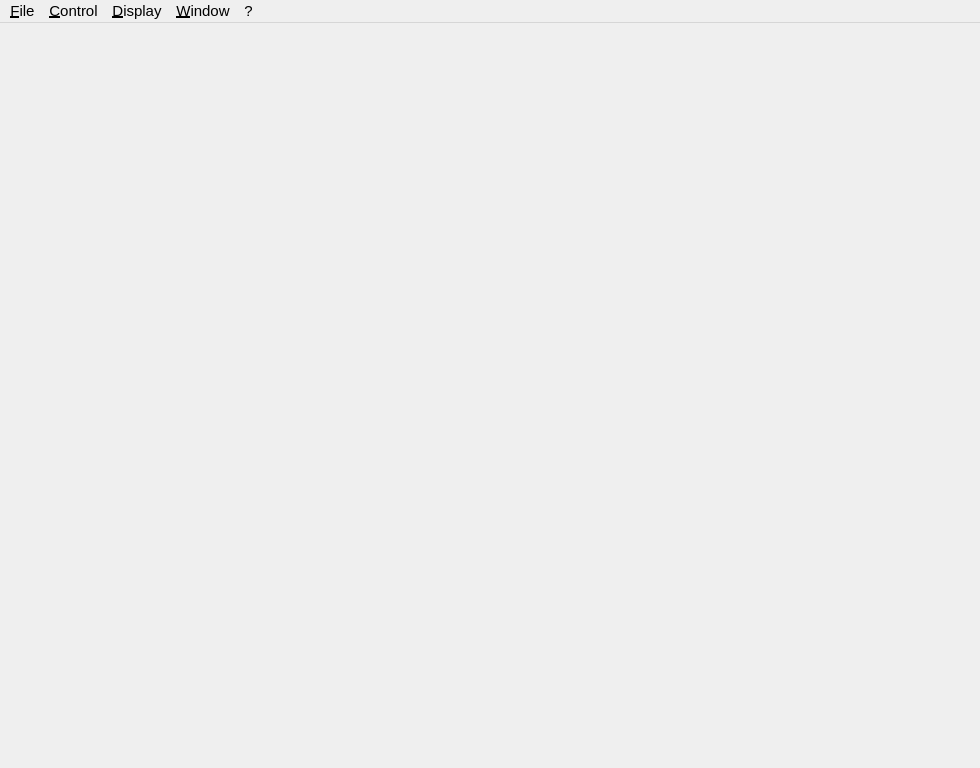
<?xml version="1.0" encoding="UTF-8"?>
<ui version="4.0">
 <class>mainWindow</class>
 <widget class="QMainWindow" name="mainWindow">
  <property name="geometry">
   <rect>
    <x>0</x>
    <y>0</y>
    <width>980</width>
    <height>768</height>
   </rect>
  </property>
  <property name="minimumSize">
   <size>
    <width>0</width>
    <height>0</height>
   </size>
  </property>
  <property name="font">
   <font>
    <pointsize>11</pointsize>
   </font>
  </property>
  <property name="acceptDrops">
   <bool>true</bool>
  </property>
  <property name="windowTitle">
   <string>DukeX</string>
  </property>
  <property name="windowIcon">
   <iconset>
    <normaloff>:/IMG/img/duke.png</normaloff>:/IMG/img/duke.png</iconset>
  </property>
  <property name="animated">
   <bool>false</bool>
  </property>
  <property name="documentMode">
   <bool>false</bool>
  </property>
  <property name="dockNestingEnabled">
   <bool>true</bool>
  </property>
  <property name="dockOptions">
   <set>QMainWindow::AllowNestedDocks|QMainWindow::AllowTabbedDocks|QMainWindow::VerticalTabs</set>
  </property>
  <property name="unifiedTitleAndToolBarOnMac">
   <bool>false</bool>
  </property>
  <widget class="QWidget" name="centralwidget">
   <property name="acceptDrops">
    <bool>true</bool>
   </property>
  </widget>
  <widget class="QMenuBar" name="menubar">
   <property name="geometry">
    <rect>
     <x>0</x>
     <y>0</y>
     <width>980</width>
     <height>23</height>
    </rect>
   </property>
   <widget class="QMenu" name="menuFile">
    <property name="title">
     <string>&amp;File</string>
    </property>
    <property name="separatorsCollapsible">
     <bool>false</bool>
    </property>
    <widget class="QMenu" name="openRecentMenu">
     <property name="title">
      <string>Open &amp;Recent...</string>
     </property>
    </widget>
    <addaction name="openFileAction"/>
    <addaction name="openRecentMenu"/>
    <addaction name="browseDirectoryAction"/>
    <addaction name="separator"/>
    <addaction name="savePlaylistAction"/>
    <addaction name="separator"/>
    <addaction name="preferencesAction"/>
    <addaction name="quitAction"/>
   </widget>
   <widget class="QMenu" name="menuHelp">
    <property name="title">
     <string>?</string>
    </property>
    <addaction name="aboutAction"/>
   </widget>
   <widget class="QMenu" name="menuWindow">
    <property name="title">
     <string>&amp;Window</string>
    </property>
    <widget class="QMenu" name="fitModeMenu">
     <property name="title">
      <string>&amp;Fit mode</string>
     </property>
     <addaction name="toggleFitModeAction"/>
     <addaction name="separator"/>
     <addaction name="fitImageTo11Action"/>
     <addaction name="fitImageToWindowWidthAction"/>
     <addaction name="fitImageToWindowHeightAction"/>
    </widget>
    <addaction name="fullscreenAction"/>
    <addaction name="separator"/>
    <addaction name="fitModeMenu"/>
   </widget>
   <widget class="QMenu" name="menuControl">
    <property name="title">
     <string>&amp;Control</string>
    </property>
    <addaction name="playStopAction"/>
    <addaction name="separator"/>
    <addaction name="previousFrameAction"/>
    <addaction name="nextFrameAction"/>
    <addaction name="firstFrameAction"/>
    <addaction name="lastFrameAction"/>
    <addaction name="separator"/>
    <addaction name="previousShotAction"/>
    <addaction name="nextShotAction"/>
   </widget>
   <widget class="QMenu" name="menuDisplay">
    <property name="title">
     <string>&amp;Display</string>
    </property>
    <widget class="QMenu" name="menuColorspace">
     <property name="enabled">
      <bool>true</bool>
     </property>
     <property name="title">
      <string>&amp;Colorspace</string>
     </property>
     <addaction name="LINAction"/>
     <addaction name="LOGAction"/>
     <addaction name="SRGBAction"/>
    </widget>
    <addaction name="menuColorspace"/>
    <addaction name="separator"/>
    <addaction name="timelineAction"/>
    <addaction name="imageInfoAction"/>
   </widget>
   <addaction name="menuFile"/>
   <addaction name="menuControl"/>
   <addaction name="menuDisplay"/>
   <addaction name="menuWindow"/>
   <addaction name="menuHelp"/>
  </widget>
  <action name="actionPower">
   <property name="checkable">
    <bool>true</bool>
   </property>
   <property name="icon">
    <iconset>
     <normaloff>:/resources/icons/icons/powerOff32.png</normaloff>
     <normalon>:/resources/icons/icons/powerOn32.png</normalon>:/resources/icons/icons/powerOff32.png</iconset>
   </property>
   <property name="text">
    <string>power</string>
   </property>
  </action>
  <action name="fullscreenAction">
   <property name="checkable">
    <bool>false</bool>
   </property>
   <property name="icon">
    <iconset>
     <normaloff>:/resources/icons/icons/fullscreen32.png</normaloff>
     <normalon>:/resources/icons/icons/restore32.png</normalon>:/resources/icons/icons/fullscreen32.png</iconset>
   </property>
   <property name="text">
    <string>Full&amp;screen</string>
   </property>
   <property name="shortcut">
    <string>Ctrl+F</string>
   </property>
   <property name="shortcutContext">
    <enum>Qt::ApplicationShortcut</enum>
   </property>
  </action>
  <action name="actionPlay">
   <property name="icon">
    <iconset>
     <normaloff>:/resources/icons/icons/play32.png</normaloff>:/resources/icons/icons/play32.png</iconset>
   </property>
   <property name="text">
    <string>play</string>
   </property>
  </action>
  <action name="actionStop">
   <property name="icon">
    <iconset>
     <normaloff>:/resources/icons/icons/stop32.png</normaloff>:/resources/icons/icons/stop32.png</iconset>
   </property>
   <property name="text">
    <string>stop</string>
   </property>
  </action>
  <action name="nextFrameAction">
   <property name="icon">
    <iconset>
     <normaloff>:/resources/icons/icons/forward32.png</normaloff>:/resources/icons/icons/forward32.png</iconset>
   </property>
   <property name="text">
    <string>&amp;Next frame</string>
   </property>
   <property name="shortcut">
    <string>Right</string>
   </property>
   <property name="shortcutContext">
    <enum>Qt::ApplicationShortcut</enum>
   </property>
  </action>
  <action name="previousFrameAction">
   <property name="icon">
    <iconset>
     <normaloff>:/resources/icons/icons/rewind32.png</normaloff>:/resources/icons/icons/rewind32.png</iconset>
   </property>
   <property name="text">
    <string>&amp;Previous frame</string>
   </property>
   <property name="shortcut">
    <string>Left</string>
   </property>
   <property name="shortcutContext">
    <enum>Qt::ApplicationShortcut</enum>
   </property>
  </action>
  <action name="actionLast">
   <property name="icon">
    <iconset>
     <normaloff>:/resources/icons/icons/forwardStop32.png</normaloff>:/resources/icons/icons/forwardStop32.png</iconset>
   </property>
   <property name="text">
    <string>last</string>
   </property>
  </action>
  <action name="actionFirst">
   <property name="icon">
    <iconset>
     <normaloff>:/resources/icons/icons/rewindStop32.png</normaloff>:/resources/icons/icons/rewindStop32.png</iconset>
   </property>
   <property name="text">
    <string>first</string>
   </property>
  </action>
  <action name="actionOpen">
   <property name="icon">
    <iconset>
     <normaloff>:/resources/icons/icons/new32.png</normaloff>:/resources/icons/icons/new32.png</iconset>
   </property>
   <property name="text">
    <string>open</string>
   </property>
  </action>
  <action name="actionClose">
   <property name="icon">
    <iconset>
     <normaloff>:/resources/icons/icons/bin32.png</normaloff>:/resources/icons/icons/bin32.png</iconset>
   </property>
   <property name="text">
    <string>close</string>
   </property>
  </action>
  <action name="actionSave">
   <property name="icon">
    <iconset>
     <normaloff>:/resources/icons/icons/save32.png</normaloff>:/resources/icons/icons/save32.png</iconset>
   </property>
   <property name="text">
    <string>save</string>
   </property>
  </action>
  <action name="actionClose_2">
   <property name="text">
    <string>Close</string>
   </property>
  </action>
  <action name="quitAction">
   <property name="text">
    <string>&amp;Quit</string>
   </property>
   <property name="shortcut">
    <string>Ctrl+Q</string>
   </property>
   <property name="shortcutContext">
    <enum>Qt::ApplicationShortcut</enum>
   </property>
  </action>
  <action name="actionFirst_Frame">
   <property name="text">
    <string>First Frame</string>
   </property>
   <property name="font">
    <font>
     <pointsize>11</pointsize>
    </font>
   </property>
  </action>
  <action name="actionPrevious_Frame">
   <property name="text">
    <string>Previous Frame</string>
   </property>
  </action>
  <action name="actionStop_2">
   <property name="text">
    <string>Stop</string>
   </property>
  </action>
  <action name="actionPlay_2">
   <property name="text">
    <string>Play</string>
   </property>
  </action>
  <action name="actionNext_Frame">
   <property name="text">
    <string>Next Frame</string>
   </property>
  </action>
  <action name="actionLast_Frame">
   <property name="text">
    <string>Last Frame</string>
   </property>
  </action>
  <action name="actionSession">
   <property name="text">
    <string>Session</string>
   </property>
  </action>
  <action name="actionPlaylist">
   <property name="text">
    <string>Playlist</string>
   </property>
  </action>
  <action name="actionFit">
   <property name="text">
    <string>Fit</string>
   </property>
   <property name="font">
    <font>
     <pointsize>11</pointsize>
    </font>
   </property>
  </action>
  <action name="actionFullscreen_2">
   <property name="text">
    <string>Fullscreen</string>
   </property>
  </action>
  <action name="aboutAction">
   <property name="text">
    <string>&amp;About</string>
   </property>
   <property name="shortcutContext">
    <enum>Qt::ApplicationShortcut</enum>
   </property>
  </action>
  <action name="aboutPluginsAction">
   <property name="text">
    <string>About &amp;Plugins</string>
   </property>
   <property name="shortcutContext">
    <enum>Qt::ApplicationShortcut</enum>
   </property>
  </action>
  <action name="actionKate">
   <property name="text">
    <string>Open recent...</string>
   </property>
  </action>
  <action name="actionPrevious_2">
   <property name="text">
    <string>Previous image</string>
   </property>
  </action>
  <action name="actionNext_2">
   <property name="checkable">
    <bool>true</bool>
   </property>
   <property name="text">
    <string>Next image</string>
   </property>
  </action>
  <action name="actionFullscreen_3">
   <property name="text">
    <string>Fullscreen mode</string>
   </property>
  </action>
  <action name="previousShotAction">
   <property name="text">
    <string>Previous shot</string>
   </property>
   <property name="shortcut">
    <string>PgUp</string>
   </property>
   <property name="shortcutContext">
    <enum>Qt::ApplicationShortcut</enum>
   </property>
  </action>
  <action name="nextShotAction">
   <property name="text">
    <string>Next shot</string>
   </property>
   <property name="shortcut">
    <string>PgDown</string>
   </property>
   <property name="shortcutContext">
    <enum>Qt::ApplicationShortcut</enum>
   </property>
  </action>
  <action name="firstFrameAction">
   <property name="text">
    <string>&amp;First frame</string>
   </property>
   <property name="shortcut">
    <string>Home</string>
   </property>
   <property name="shortcutContext">
    <enum>Qt::ApplicationShortcut</enum>
   </property>
  </action>
  <action name="lastFrameAction">
   <property name="text">
    <string>&amp;Last frame</string>
   </property>
   <property name="shortcut">
    <string>End</string>
   </property>
   <property name="shortcutContext">
    <enum>Qt::ApplicationShortcut</enum>
   </property>
  </action>
  <action name="playStopAction">
   <property name="text">
    <string>Play / &amp;Stop</string>
   </property>
   <property name="shortcut">
    <string>Space</string>
   </property>
   <property name="shortcutContext">
    <enum>Qt::ApplicationShortcut</enum>
   </property>
  </action>
  <action name="stopAction">
   <property name="text">
    <string>Stop</string>
   </property>
  </action>
  <action name="actionFit_to_img_height">
   <property name="text">
    <string>Fit to width</string>
   </property>
  </action>
  <action name="fitImageToWindowHeightAction">
   <property name="text">
    <string>Fit Image to Window &amp;Height</string>
   </property>
   <property name="shortcutContext">
    <enum>Qt::ApplicationShortcut</enum>
   </property>
  </action>
  <action name="fitImageToWindowWidthAction">
   <property name="text">
    <string>Fit Image to Window &amp;Width</string>
   </property>
   <property name="shortcutContext">
    <enum>Qt::ApplicationShortcut</enum>
   </property>
  </action>
  <action name="stretchImageToWindowAction">
   <property name="text">
    <string>&amp;Stretch Image to Window</string>
   </property>
   <property name="shortcutContext">
    <enum>Qt::ApplicationShortcut</enum>
   </property>
  </action>
  <action name="fitImageTo11Action">
   <property name="text">
    <string>&amp;Normal Size (1:1)</string>
   </property>
   <property name="shortcutContext">
    <enum>Qt::ApplicationShortcut</enum>
   </property>
  </action>
  <action name="fitWindowToImageAction">
   <property name="text">
    <string>Fit Window to Image</string>
   </property>
  </action>
  <action name="toggleFitModeAction">
   <property name="text">
    <string>Toggle Fit Mode</string>
   </property>
   <property name="shortcut">
    <string>F</string>
   </property>
   <property name="shortcutContext">
    <enum>Qt::ApplicationShortcut</enum>
   </property>
  </action>
  <action name="actionTest">
   <property name="text">
    <string>test</string>
   </property>
  </action>
  <action name="openPlaylistAction">
   <property name="text">
    <string>Open &amp;Playlist...</string>
   </property>
  </action>
  <action name="openFileAction">
   <property name="text">
    <string>&amp;Open...</string>
   </property>
   <property name="shortcut">
    <string>Ctrl+O</string>
   </property>
  </action>
  <action name="openDirectoryAction">
   <property name="text">
    <string>Open Directory...</string>
   </property>
  </action>
  <action name="openSequenceFromFileAction">
   <property name="text">
    <string>From File...</string>
   </property>
  </action>
  <action name="openSequenceInDirectoryAction">
   <property name="text">
    <string>In Directory...</string>
   </property>
  </action>
  <action name="openPlaylistAction_2">
   <property name="text">
    <string>Open &amp;Playlist...</string>
   </property>
  </action>
  <action name="browseDirectoryAction">
   <property name="text">
    <string>&amp;Browse...</string>
   </property>
   <property name="shortcut">
    <string>Ctrl+B</string>
   </property>
  </action>
  <action name="infoAction">
   <property name="enabled">
    <bool>true</bool>
   </property>
   <property name="text">
    <string>Image &amp;Infos</string>
   </property>
   <property name="shortcut">
    <string>I</string>
   </property>
  </action>
  <action name="LOGAction">
   <property name="checkable">
    <bool>true</bool>
   </property>
   <property name="text">
    <string>LOG</string>
   </property>
  </action>
  <action name="actionLin_to_Cineon">
   <property name="text">
    <string>Lin to Cineon</string>
   </property>
  </action>
  <action name="LINAction">
   <property name="checkable">
    <bool>true</bool>
   </property>
   <property name="text">
    <string>LIN</string>
   </property>
  </action>
  <action name="actionSRGB_to_Lin">
   <property name="text">
    <string>SRGB to Lin</string>
   </property>
  </action>
  <action name="SRGBAction">
   <property name="checkable">
    <bool>true</bool>
   </property>
   <property name="checked">
    <bool>true</bool>
   </property>
   <property name="text">
    <string>SRGB</string>
   </property>
  </action>
  <action name="zoom12Action">
   <property name="text">
    <string>12%</string>
   </property>
  </action>
  <action name="zoom25Action">
   <property name="text">
    <string>25%</string>
   </property>
  </action>
  <action name="zoom50Action">
   <property name="text">
    <string>50%</string>
   </property>
  </action>
  <action name="zoom75Action">
   <property name="text">
    <string>75%</string>
   </property>
  </action>
  <action name="zoom100Action">
   <property name="text">
    <string>100%</string>
   </property>
  </action>
  <action name="zoom150Action">
   <property name="text">
    <string>150%</string>
   </property>
  </action>
  <action name="zoom200Action">
   <property name="text">
    <string>200%</string>
   </property>
  </action>
  <action name="undefinedAction">
   <property name="text">
    <string>dock1</string>
   </property>
  </action>
  <action name="savePlaylistAction">
   <property name="text">
    <string>&amp;Save Playlist As...</string>
   </property>
   <property name="shortcut">
    <string>Ctrl+S</string>
   </property>
  </action>
  <action name="preferencesAction">
   <property name="text">
    <string>&amp;Preferences...</string>
   </property>
   <property name="shortcut">
    <string>Ctrl+,</string>
   </property>
  </action>
  <action name="timelineAction">
   <property name="text">
    <string>&amp;Timeline</string>
   </property>
   <property name="shortcut">
    <string>T</string>
   </property>
  </action>
  <action name="imageInfoAction">
   <property name="text">
    <string>Image &amp;Info</string>
   </property>
   <property name="shortcut">
    <string>I</string>
   </property>
  </action>
 </widget>
 <resources>
  <include location="../../app/resources/resources.qrc"/>
 </resources>
 <connections/>
</ui>
